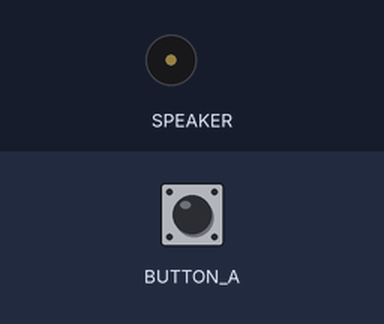
The program below on a simulated Circuit Playground running CircuitPython. Parts: buzzer (waves = sounding). The test bench sets the inputs (shaded band). Audio playback is drawn as a buzzer.

Above: at 1.2 s.
1.3 s: button A pressed for 0.15 s
At 1.9 s:
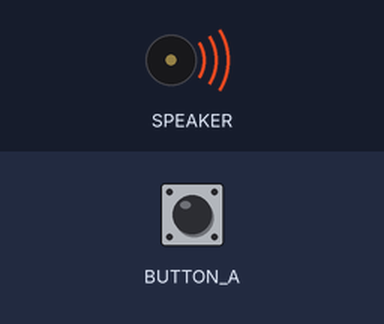
3.8 s: button A pressed for 3.2 s
At 9.2 s:
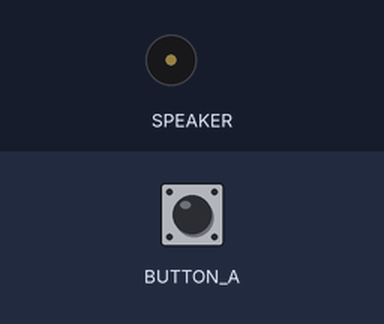
Timing chart, 0 to 10.7 s (numbered marks = the images above; inputs shaded):
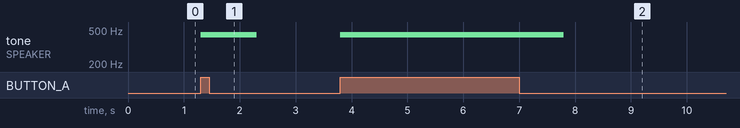

Measured:
- after the input at 1.3 s, tone on SPEAKER: silent → 440 Hz at once, → silent 1.0 s later
- after the input at 3.8 s, tone on SPEAKER: silent → 440 Hz at once, → silent 4.0 s later

The program:

code.py
```python
# Copy "never-gonna-give-you-up.wav" to the CIRCUITPY disk, next to the code.py file.
# Press the A button to play.
# https://learn.adafruit.com/circuitpython-made-easy-on-circuit-playground-express/play-file
from adafruit_circuitplayground import cp

while True:
    if cp.button_a:
        cp.play_file("never-gonna-give-you-up.wav")
```
